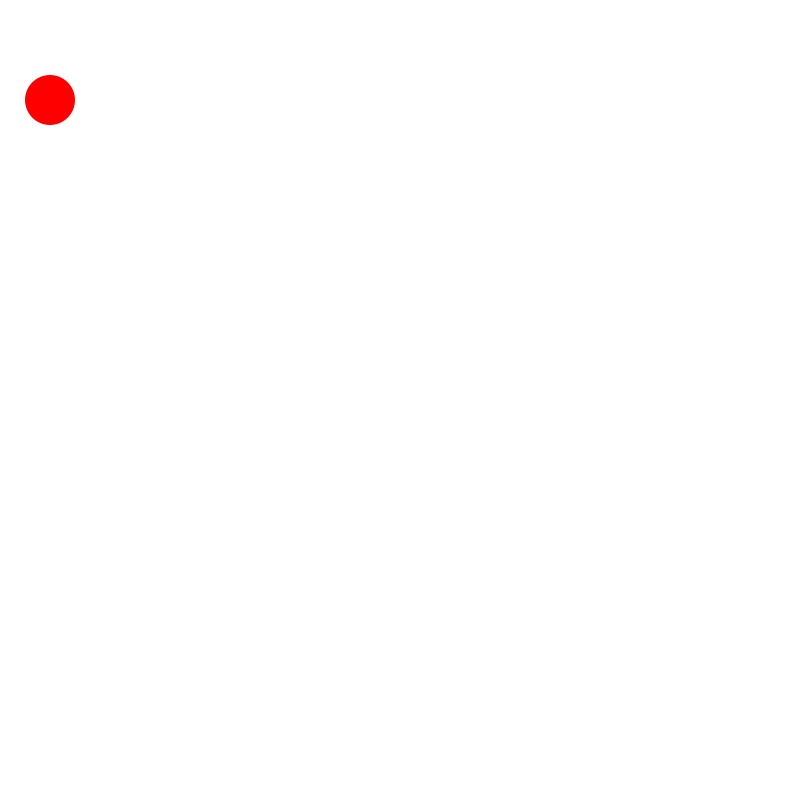
Frame 1 (no input)
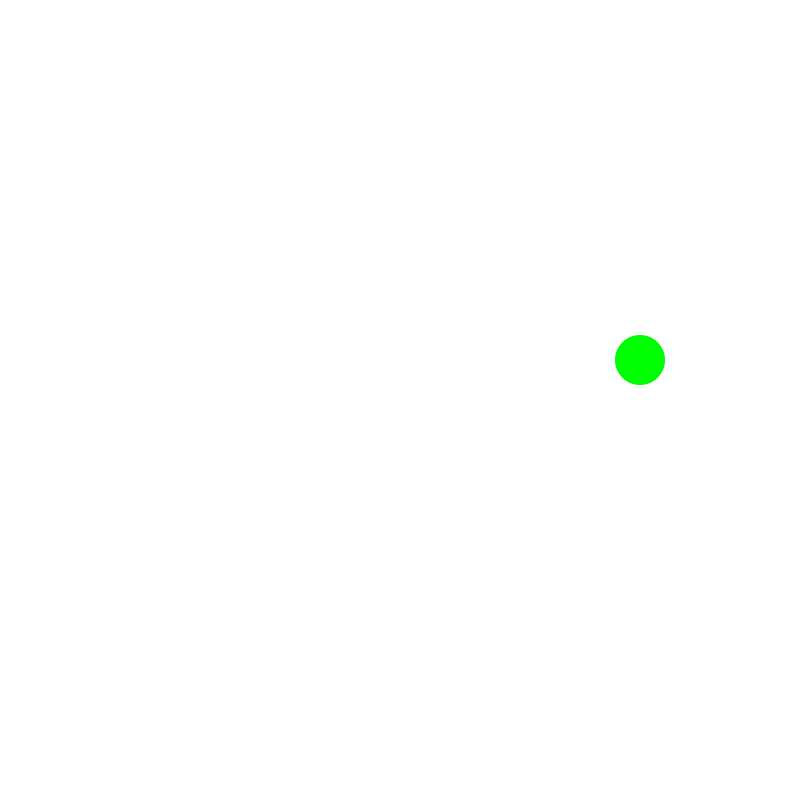
Frame 60 (the mouse pressed at the canvas centre just before this capture)
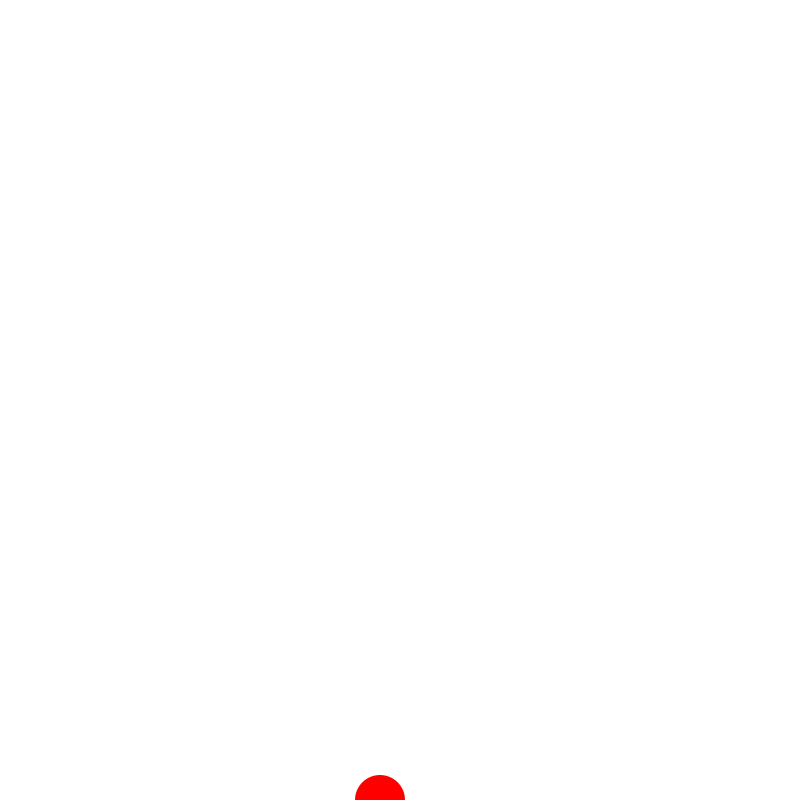
Frame 120 (the mouse held since frame 60 and released just before this capture)

The Processing sketch that drew these frames (run headless with seeded random() and noise(); from frame 60 on, the mouse is pressed at the canvas centre):

// Processing sketch: CircleBounce
// ── CircleBounce.pde
float ypos = 100;
float yspeed = 20;
float xpos = 50;
float xspeed = 10;

void setup()
{
 size(800,800); 

}

void draw()
{
 background(255);
 
 //Circle
 noStroke();
   if(xpos < 400)
  {
   fill(255,0,0);
  }
  else
  {
   fill(0,255,0); 
  }
 circle(xpos,ypos,50); 
 
ypos = ypos + yspeed;
xpos = xpos + xspeed;
if (ypos > height || ypos < 0)
  {
   yspeed= yspeed * (-1); 
  }
  
  
  if (xpos > height || xpos < 0)
  {
   xspeed= xspeed * (-1); 
  }
  

}
